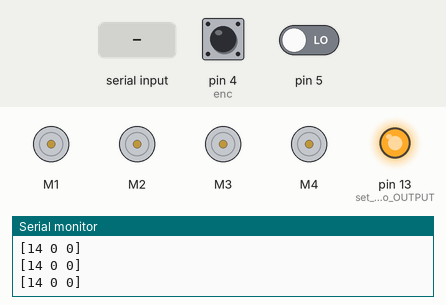
A sketch run on a simulated Arduino Uno, built with avr-gcc and run on an emulated ATmega328P. Shown: 4 × DC motor (green arrow = forward, orange = backward, longer = faster), output pins drawn as LEDs (lit = HIGH), the last lines printed to the serial monitor. The inputs (shaded band) are chosen by the test bench; at power-on: pin 4 (enc) HIGH, pin 5 LOW.

Above: at 1.2 s.
1.3 s: "[90]\n" received over Serial
At 2.2 s:
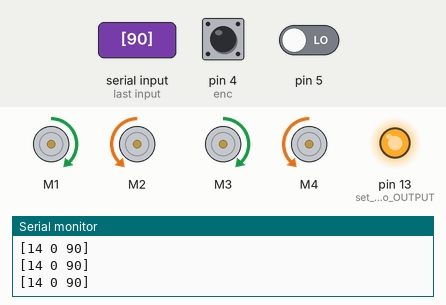
Timing chart, 0 to 4.3 s (numbered marks = the images above; inputs shaded):
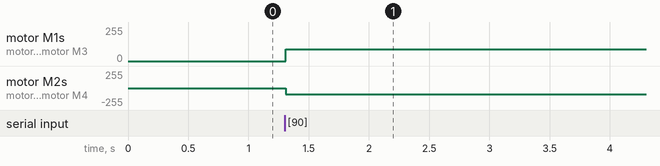

Measured:
- after the input at 1.3 s, motor M1, motor M3: stopped → forward 90/255 at once; motor M2, motor M4: stopped → backward 90/255 at once

The sketch:

dev14-wheel_dr.ino
```cpp
#include <Wire.h>
#include <Adafruit_MotorShield.h>
#include "utility/Adafruit_PWMServoDriver.h"
#include <string.h>

#define DEV_ID 14

Adafruit_MotorShield AFMS = Adafruit_MotorShield();
Adafruit_DCMotor *motors[4];
static int v;

class QuadEncoder {
  public:
    long long pos;
    bool reversed; // set
    char pin[2];
    QuadEncoder() {
      reset();
    }
    int attach(int pin1, int pin2) {
      pinMode(pin1, INPUT);
      pinMode(pin2, INPUT);
      pin[0] = pin1;
      pin[1] = pin2;
      pin_state[0] = digitalRead(pin[0]) == HIGH;
      pin_state[1] = digitalRead(pin[1]) == HIGH;
    }
    int read() {
      update();
      return pos;
    }
    void reset() {
      pin[0] = 0;
      pin[1] = 0;
      pos = 0;
      velocity = 1; // velocity can either be 1 or -1
      reversed = false;
      pin_state[0] = 0;
      pin_state[1] = 0;
    }
  private:
    void update() {
      if (pin[0] == 0 || pin[1] == 0)
        return;
      // FSA : reg :: 00 01 11 10
      //     : rev :: 00 10 11 01
      char new_state[2] = {
        digitalRead(pin[0]) == HIGH,
        digitalRead(pin[1]) == HIGH
      };
      char delta_state[2] = {
        new_state[0] != pin_state[0],
        new_state[1] != pin_state[1]
      };
      if (delta_state[0] && delta_state[1]) {
        pos += velocity * 2 * (reversed ? -1 : 1);
      } else if (delta_state[1]) {
        velocity = (new_state[0] == new_state[1]) ? -1 : 1;
        pos += velocity * (reversed ? -1 : 1);
      } else if (delta_state[0]) {
        velocity = (new_state[0] == new_state[1]) ? 1 : -1;
        pos += velocity * (reversed ? -1 : 1);
      }
      pin_state[0] = new_state[0];
      pin_state[1] = new_state[1];
    }
    char pin_state[2];
    long long velocity;  // estimated
} enc;

const int bufsize = 256;
const int safesize = bufsize / 2;
char buf[bufsize];
char msg[bufsize];
char wbuf[safesize];
unsigned long msecs;
char numbuf[4];

int limit(int x, int a, int b) {
  if (x > b) {
    return b;
  } else if (x < a) {
    return a;
  } else {
    return x;
  }
}

void setmotors(int v) {
  bool isneg = v < 0;
  v = limit(abs(v), 0, 128);
  motors[0]->setSpeed(v);
  motors[1]->setSpeed(v);
  motors[2]->setSpeed(v);
  motors[3]->setSpeed(v);
  if (isneg) {
    motors[0]->run(BACKWARD);
    motors[1]->run(FORWARD);
    motors[2]->run(BACKWARD);
    motors[3]->run(FORWARD);
  } else {
    motors[0]->run(FORWARD);
    motors[1]->run(BACKWARD);
    motors[2]->run(FORWARD);
    motors[3]->run(BACKWARD);
  }
}

void setup() {
  motors[0] = AFMS.getMotor(1);
  motors[1] = AFMS.getMotor(2);
  motors[2] = AFMS.getMotor(3);
  motors[3] = AFMS.getMotor(4);

  enc.attach(4, 5);
  enc.reversed = true;

  pinMode(13, OUTPUT); // set status LED to OUTPUT and HIGH
  digitalWrite(13, HIGH);

  AFMS.begin();
  setmotors(0);
  Serial.begin(57600);
  msecs = millis();
}

static int targetv;
static int prevv;

void loop() {
  int nbytes = 0;
  if ((nbytes = Serial.available())) {
    // read + attach null byte
    int obytes = strlen(buf);
    Serial.readBytes(&buf[obytes], nbytes);
    buf[nbytes + obytes] = '\0';

    // resize just in case
    if (strlen(buf) > safesize) {
      memmove(buf, &buf[strlen(buf) - safesize], safesize);
      buf[safesize] = '\0'; // just in case
    }

    // extract possible message
    char *s, *e;
    if ((e = strchr(buf, '\n'))) {
      e[0] = '\0';
      if ((s = strrchr(buf, '['))) {
        // CUSTOMIZE
        sscanf(s, "[%d]\n",
          &targetv);
      }
      memmove(buf, &e[1], strlen(&e[1]) + sizeof(char));
    }
  }
  int deltav = targetv - prevv;
  int sign = deltav >= 0 ? 1 : -1;
  deltav *= sign;
  if (deltav > 4) {
    deltav = 4;
  }
  v = prevv + (deltav * sign);
  v = limit(v, -255, 255);
  setmotors(v);
  prevv = v;
  enc.read();

  if (millis() - msecs > 100) {
    sprintf(wbuf, "[%d %d %d]\n",
      DEV_ID,
      enc.read(),
      v);
    Serial.print(wbuf);
    msecs = millis();
  }
}
```
